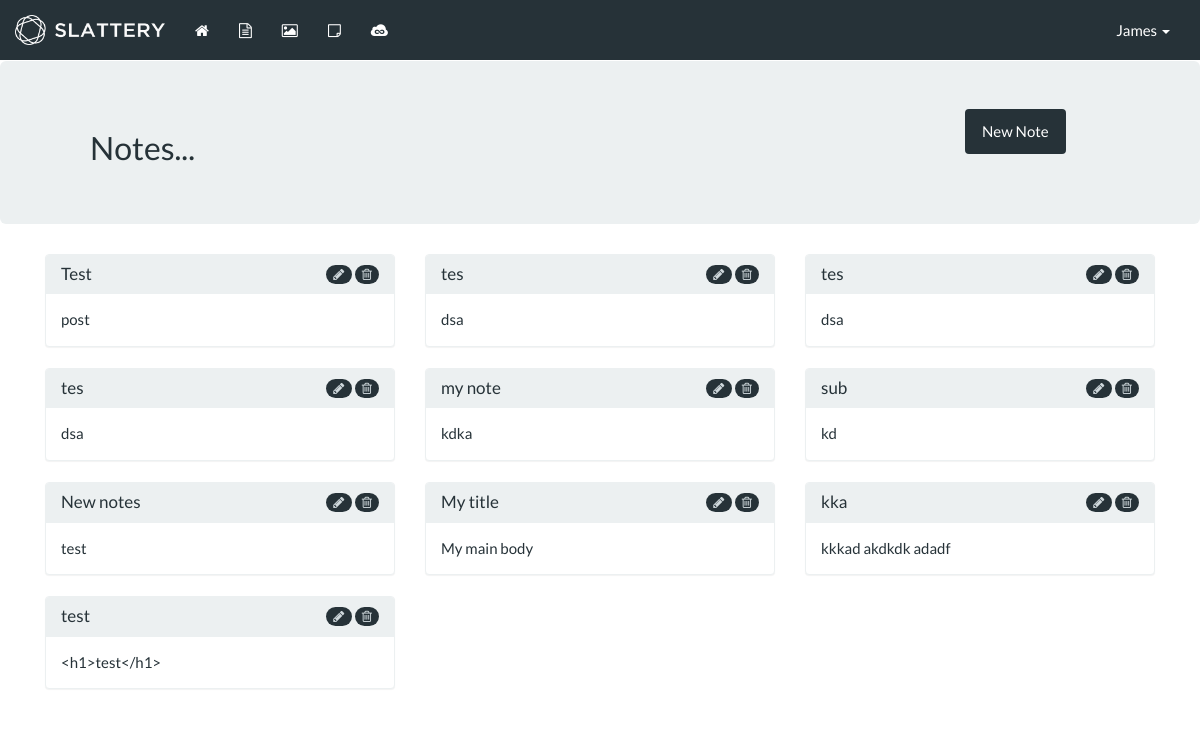
The page /notes/ (signed in) on the database as committed earlier.
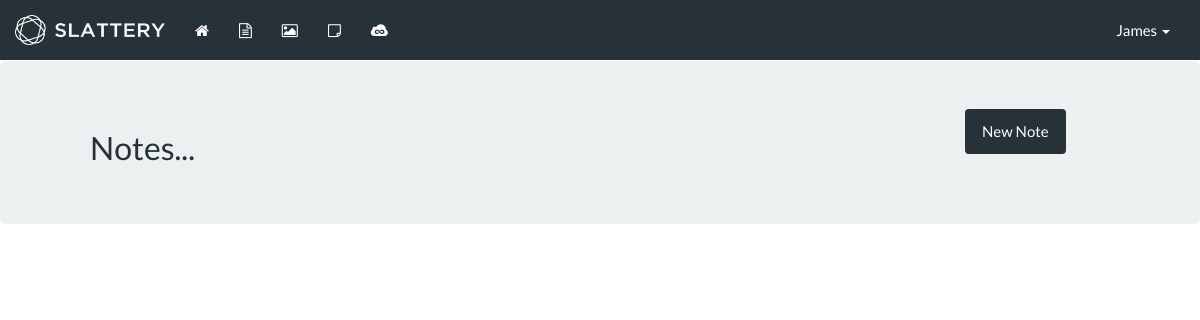
The same page on the database as committed later.
### slatteryHub/models.py (models this page shows)
class note(models.Model):
    owner = models.CharField(max_length=100)
    title = models.CharField(max_length=100)
    postDate = models.DateField(default=date.today)
    content = models.TextField(max_length=1000)
    pinned = models.BooleanField(default=False)

### slatteryHub/views.py (the view, shortened to what this page needs)
# urls.py: url(r'^notes/$', views.notes, name='notes'),
def notes(request):
    from .models import note
    template = loader.get_template('note.html')
    me = request.user
    my_notes = note.objects.filter(owner=me)
    form = newNote(request.POST)
    context = {
        'my_notes': my_notes,
        'form': form
    }
    return HttpResponse(template.render(context, request))

### templates/note.html (shortened to what this page needs)
{% extends 'base.html' %}
{% load staticfiles %}
{% block content %}
    <div class="row">
        <div class="container-fluid" style="margin-top: -20px;">
            <div class="jumbotron">
                <div class="container">
                    <div class="col-md-10"><h2>Notes...</h2></div>
                    <div class="col-md-2"><button class="btn btn-primary" data-toggle="modal" data-target="#newnote" >New Note</button></div>
                </div>
            </div>
        </div>
    </div>
    <div class="row">
        <div class="container">
            {% for note in my_notes %}
             <div class="col-md-4">
                <div class="panel panel-default">
                  <div class="panel-heading">
                    <h3 class="panel-title">{{ note.title }}<span class="badge pull-right" ><a href="/notes/d/{{ note.pk }}" title="Delete" data-toggle="tooltip" data-placement="right" ><i class="fa fa-trash-o" aria-hidden="true"></i></a></span><span class="pull-right">&nbsp;</span><span class="badge pull-right" ><a href="/notes/u/{{ note.pk }}" title="Edit" data-toggle="tooltip" data-placement="right" ><i class="fa fa-pencil" aria-hidden="true"></i></a></span><span class="pull-right">&nbsp;</span></h3>
                  </div>
                  <div class="panel-body">
                    {{ note.content }}
                  </div>
                </div>
            </div>
            {% endfor %}
            </div>
        </div>
{% endblock %}

### templates/base.html (shortened to what this page needs)
{% load staticfiles %} {% load static %}
<!DOCTYPE html>
<html lang="en">
<head>
<link rel="stylesheet" href="{% static 'css/bootstrap.css' %}/?v=00007">
<link rel="stylesheet" href="{% static 'css/custom.css' %}/?v=00006">
<link rel="stylesheet" href="{% static 'css/font-awesome-4.7.0/css/font-awesome.min.css' %}">
</head>
<body>
<nav class="navbar navbar-default">
  <div class="container-fluid">
    <div class="navbar-header">
      <a class="navbar-brand" style="margin-top: -5px;" href="{% url 'home' %}"><img src="{% static 'img/logo.png' %}" alt="Logo" width="150px" /> </a>
    </div>
    <div class="collapse navbar-collapse" id="bs-example-navbar-collapse-1">
    {% if request.user.is_authenticated %}
      <ul class="nav navbar-nav">
        <li><a data-toggle="tooltip" title="Home" data-placement="bottom" href="{% url 'home' %}"><i class="fa fa-home" aria-hidden="true"></i></a></li>
        <li><a data-toggle="tooltip" title="Files" data-placement="bottom" href="{% url 'file' %}"><i class="fa fa-file-text-o" aria-hidden="true"></i></a></li>
        <li><a data-toggle="tooltip" title="Images" data-placement="bottom" href="{% url 'images' %}"><i class="fa fa-picture-o" aria-hidden="true"></i></a></li>
          <li><a data-toggle="tooltip" title="Notes" data-placement="bottom" href="{% url 'notes' %}"><i class="fa fa-sticky-note-o" aria-hidden="true"></i></a></li>
           <li><a data-toggle="tooltip" title="Skyward Images" data-placement="bottom" href="{% url 'skyward' %}"><i class="fa fa-jsfiddle" aria-hidden="true"></i></a></li>
      </ul>
    {% endif %}
      <ul class="nav navbar-nav navbar-right">
          {% if request.user.is_authenticated %}
        <li class="dropdown">
          <a href="#" class="dropdown-toggle" data-toggle="dropdown" role="button" aria-haspopup="true" aria-expanded="false">{{ user.username }}&nbsp;<span class="caret"></span></a>
        </li>
          {% endif %}
      </ul>
    </div>
  </div>
</nav>
{% block content %}
{% endblock %}
</body>
</html>

### static/css/custom.css (style rules this page uses)
.navbar { border-radius: 0 !important; }
body { overflow-x: hidden; }

Rows that differ between the two databases and show on the page:
removed note: title "Test", content "post"
removed note: title "tes", content "dsa"
removed note: title "tes", content "dsa"
removed note: title "tes", content "dsa"
removed note: title "my note", content "kdka"
removed note: title "sub", content "kd"
removed note: title "New notes", content "test"
removed note: title "My title", content "My main body"
removed note: title "kka", content "kkkad akdkdk adadf"
removed note: title "test", content "<h1>test</h1>"
